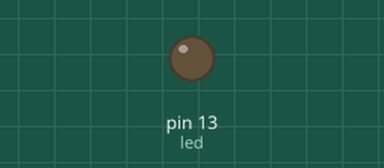
Simulated run of this sketch. Board: Arduino Uno, built with avr-gcc and run on an emulated ATmega328P. On the bench: output pins drawn as LEDs (lit = HIGH). EEPROM starts erased; what the sketch prints to the serial monitor is not drawn.

Above: at 3.6 s.
At 51.5 s:
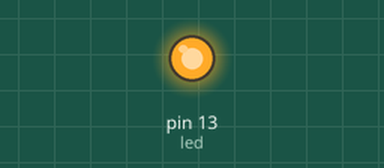
Timing chart, 0 to 53.4 s (numbered marks = the images above):
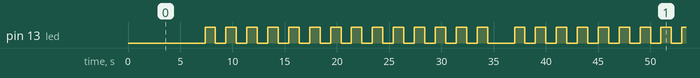

The sketch:

prime_Arduino_write_EEPROM.ino
```cpp
/* Prime numbers in Arduino C v5.3 2023/12/15 for Arduino Uno */
// code v5.0 is limited to 10 million for Arduino Uno since we can only store
// less than 750 primes in the limited RAM for this fast algorithm

#include <time.h>
#include <math.h>
#include <EEPROM.h>

double start;
int column = 10;
long found = 4;   // we already know 2, 3, 5, 7
int divisors = found;
int primes[672] = {3, 5, 7}; // prime #671 is 5009 > sqrt(25 million)
int led = LED_BUILTIN; // LED_BUILTIN

void setup() {
  Serial.begin(9600);
  pinMode(led, OUTPUT);
  for (int i = 0; i < 3; i++) {
    Serial.print(".");
    delay(1000);
  }
  const long scope[] = {100, 1000, 10000, 100000, 1000000, 10000000, 25000000};
  const long reference[] = {25, 168, 1229, 9592, 78498, 664579, 1565927};

  // previous run
  Serial.print("\nPrevious results Arduino Uno:\n");
  Serial.print("    last        seconds   \n");
  for(int i = 0; i < 7; i++) {
    int spaces = 11 - (int)log10(scope[i]);
    for(int j = 0; j < spaces; j++) {
      Serial.print(" ");
    }
    Serial.print(scope[i]);
    Serial.print("    ");
    float last_time;
    EEPROM.get(i * 4 + 1, last_time);
    Serial.print(last_time, 3);
    Serial.print("\n");
  }

  // start calculating
  for (int i = 0; i < 7; i++) // 9
  {
    long last = scope[i];
    found = 4;   // we already know 2, 3, 5, 7
    Serial.println("\n\nPrime v5.3");
    Serial.print("Primes until ");
    Serial.println(last);
    start = millis();      // use micros() for more precision
    // Serial.println(start/1000000, 6);
    long largest_divider = (long)(sqrt(last));
    if(largest_divider % 2 == 0)
    {
      largest_divider += 1;
    }
    find_primes(largest_divider);
    Serial.print("Found ");
    Serial.print(found);
    Serial.print(" primes until ");
    Serial.print(largest_divider);
    Serial.print(" to use as divisors.\n");
    long dot = millis();
    int column = 0;
    for(long number = largest_divider + 2; number < last; number += 2)
    {
      found += is_prime_fast(number);
      if((millis() - dot) > 1000) {
        Serial.print(".");
        dot = millis();
        column += 1;
        if(column % 2 == 0) {
          digitalWrite(led, HIGH);
        }
        else
        {
          digitalWrite(led, LOW);
        }
        if(column > 40) {
          column = 0;
          elapsed_time(dot/1000);
          Serial.print(" - ");
          Serial.print(number);
          Serial.print(" ");
          Serial.print((int)(number / (last / 100)));
          Serial.print("% \n");
        }
      }
    }
    const float duration = (millis() - start)/1000;
    if(duration > 2) {
      Serial.print("\n");
    }
    Serial.print("Found ");
    Serial.print(found);
    Serial.print(" prime numbers. It should be ");
    Serial.print(reference[i]);
    Serial.print(".\nThis took ");
    Serial.print(duration, 3);
    Serial.print(" seconds.");
    elapsed_time(duration);
    EEPROM.put(i * 4 + 1, duration);
  }
  // preferences.end();
  Serial.print("\n");
}

void loop() {  // program finished, just keep printing some dots
  for(int i = 0; i < 80; i++) {
    Serial.print(".");
    for(int x = 0; x < 100; x++) {
      digitalWrite(led, HIGH);  // turn the LED on (HIGH is the voltage level)
      delay(20);                       // wait for a second
      digitalWrite(led, LOW);   // turn the LED off by making the voltage LOW
      delay(30);
    }
  }
  Serial.print(".\n");
}

int is_prime(long number) {
  int prime = 1;
  for (long divider = 3; divider < (long)(sqrt(number)) + 1; divider += 2)
  {
    if (number % divider == 0)
    {
      prime = 0;
      break;
    }
  }
  return prime;
}

int find_primes(long limit) {
  for(long number=11; number < limit + 1; number += 2) {
    if( is_prime(number) == 1) {
      primes[found - 1] = number;
      found++;
    }
  }
  primes[found - 1] = limit;
  divisors = found - 1;
  return 1;
}

int is_prime_fast(long number) {
  long largest_divider = (long)(sqrt(number));
  int flag_prime = 1;
  for(int i=0; i < divisors; i++)
  {
    if(number % primes[i] == 0)
    {
      flag_prime = 0;
      break;
    }
    if(primes[i] > largest_divider)
    {
      break;
    }
  }
  return flag_prime;
}

void elapsed_time(long seconds) {
  int hours = (int)seconds/3600;
  int minutes = (int)(seconds/60 - hours*60);
  int sec = (int)(seconds - minutes*60 - hours*3600);
  Serial.print(" ");
  Serial.print(hours);
  Serial.print("h ");
  Serial.print(minutes);
  Serial.print("min ");
  Serial.print(sec);
  Serial.print("s ");
}
```

Measured:
- by itself, pin 13 (led): moves between LOW and HIGH, repeating every 41.1 s
- by itself, everything shown: repeats every 41.1 s, in 40 steps
